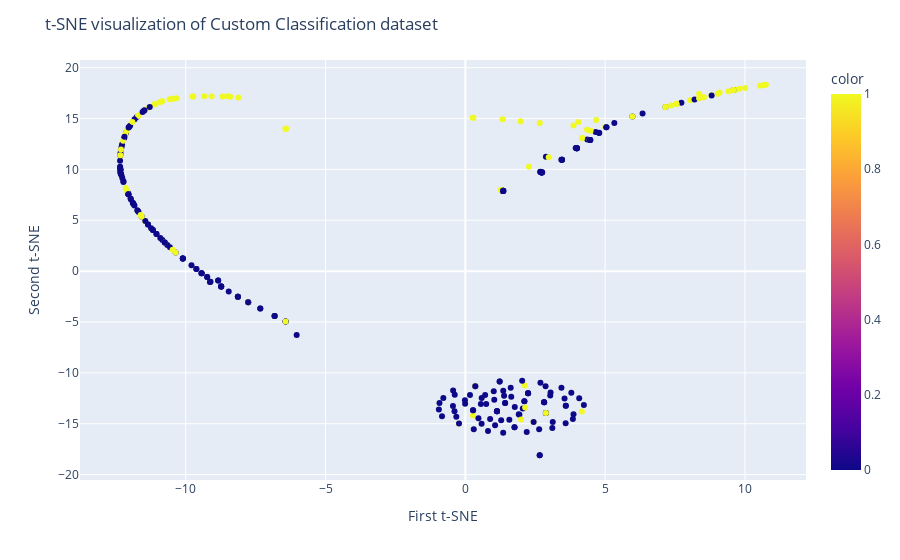

The cell this chart's notebook holds for it:
### Code cell
tsne = TSNE(n_components=2, random_state=42, perplexity=30)
X_tsne = tsne.fit_transform(X_scaled)
tsne.kl_divergence_


fig = px.scatter(x=X_tsne[:, 0], y=X_tsne[:, 1], color=y)
fig.update_layout(
    title="t-SNE visualization of Custom Classification dataset",
    xaxis_title="First t-SNE",
    yaxis_title="Second t-SNE",
)
fig.show()

### Figure 1 — Plotly figure (JSON) as saved in the notebook; plotly's stock layout.template omitted (floating-point values rounded to 4 significant figures; data arrays with more than 128 entries replaced by an {"elided": "..."} marker saying what was removed)
{"data": [{"hovertemplate": "x=%{x}<br>y=%{y}<br>color=%{marker.color}<extra></extra>", "legendgroup": "", "marker": {"color": {"elided": "324 int values"}, "coloraxis": "coloraxis", "symbol": "circle"}, "mode": "markers", "name": "", "orientation": "v", "showlegend": false, "type": "scatter", "x": {"elided": "324 float values"}, "xaxis": "x", "y": {"elided": "324 float values"}, "yaxis": "y"}], "layout": {"coloraxis": {"colorbar": {"title": {"text": "color"}}, "colorscale": [[0, "#0d0887"], [0.1111, "#46039f"], [0.2222, "#7201a8"], [0.3333, "#9c179e"], [0.4444, "#bd3786"], [0.5556, "#d8576b"], [0.6667, "#ed7953"], [0.7778, "#fb9f3a"], [0.8889, "#fdca26"], [1, "#f0f921"]]}, "legend": {"tracegroupgap": 0}, "margin": {"t": 60}, "title": {"text": "t-SNE visualization of Custom Classification dataset"}, "xaxis": {"anchor": "y", "domain": [0, 1], "title": {"text": "First t-SNE"}}, "yaxis": {"anchor": "x", "domain": [0, 1], "title": {"text": "Second t-SNE"}}}}
